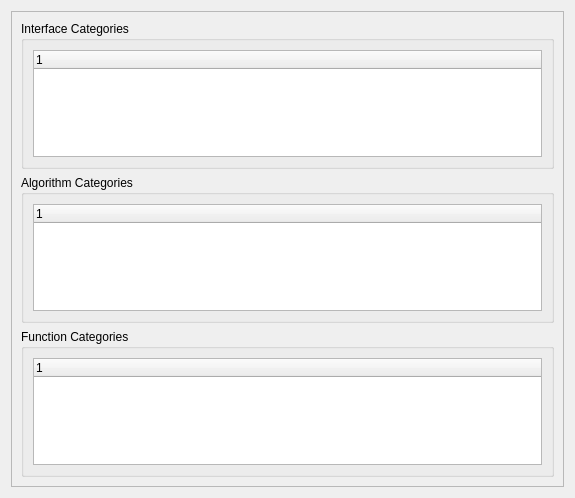
<?xml version="1.0" encoding="UTF-8"?>
<ui version="4.0">
 <class>Form</class>
 <widget class="QWidget" name="Form">
  <property name="geometry">
   <rect>
    <x>0</x>
    <y>0</y>
    <width>575</width>
    <height>498</height>
   </rect>
  </property>
  <property name="windowTitle">
   <string>Form</string>
  </property>
  <layout class="QHBoxLayout" name="horizontalLayout">
   <item>
    <widget class="QScrollArea" name="scrollArea">
     <property name="frameShape">
      <enum>QFrame::StyledPanel</enum>
     </property>
     <property name="frameShadow">
      <enum>QFrame::Sunken</enum>
     </property>
     <property name="verticalScrollBarPolicy">
      <enum>Qt::ScrollBarAsNeeded</enum>
     </property>
     <property name="widgetResizable">
      <bool>true</bool>
     </property>
     <widget class="QWidget" name="scrollAreaWidgetContents">
      <property name="geometry">
       <rect>
        <x>0</x>
        <y>0</y>
        <width>555</width>
        <height>478</height>
       </rect>
      </property>
      <property name="sizePolicy">
       <sizepolicy hsizetype="Preferred" vsizetype="Maximum">
        <horstretch>0</horstretch>
        <verstretch>0</verstretch>
       </sizepolicy>
      </property>
      <layout class="QVBoxLayout" name="verticalLayout_2">
       <item>
        <layout class="QVBoxLayout" name="verticalLayout">
         <property name="sizeConstraint">
          <enum>QLayout::SetMaximumSize</enum>
         </property>
         <item>
          <widget class="QGroupBox" name="interfaceCategories">
           <property name="sizePolicy">
            <sizepolicy hsizetype="Preferred" vsizetype="Maximum">
             <horstretch>0</horstretch>
             <verstretch>0</verstretch>
            </sizepolicy>
           </property>
           <property name="title">
            <string>Interface Categories</string>
           </property>
           <layout class="QVBoxLayout" name="verticalLayout_8">
            <property name="sizeConstraint">
             <enum>QLayout::SetMinimumSize</enum>
            </property>
            <property name="leftMargin">
             <number>9</number>
            </property>
            <property name="topMargin">
             <number>9</number>
            </property>
            <property name="bottomMargin">
             <number>9</number>
            </property>
            <item>
             <widget class="QTreeWidget" name="interface_tree_widget"/>
            </item>
           </layout>
          </widget>
         </item>
         <item>
          <widget class="QGroupBox" name="algorithmCategories">
           <property name="sizePolicy">
            <sizepolicy hsizetype="Preferred" vsizetype="Maximum">
             <horstretch>0</horstretch>
             <verstretch>0</verstretch>
            </sizepolicy>
           </property>
           <property name="title">
            <string>Algorithm Categories</string>
           </property>
           <layout class="QVBoxLayout" name="verticalLayout_6">
            <property name="sizeConstraint">
             <enum>QLayout::SetMinimumSize</enum>
            </property>
            <property name="leftMargin">
             <number>9</number>
            </property>
            <property name="topMargin">
             <number>9</number>
            </property>
            <property name="bottomMargin">
             <number>9</number>
            </property>
            <item>
             <widget class="QTreeWidget" name="algorithm_tree_widget"/>
            </item>
           </layout>
          </widget>
         </item>
         <item>
          <widget class="QGroupBox" name="functionCategories">
           <property name="sizePolicy">
            <sizepolicy hsizetype="Preferred" vsizetype="Maximum">
             <horstretch>0</horstretch>
             <verstretch>0</verstretch>
            </sizepolicy>
           </property>
           <property name="title">
            <string>Function Categories</string>
           </property>
           <layout class="QVBoxLayout" name="verticalLayout_7">
            <property name="sizeConstraint">
             <enum>QLayout::SetMinimumSize</enum>
            </property>
            <property name="leftMargin">
             <number>9</number>
            </property>
            <property name="topMargin">
             <number>9</number>
            </property>
            <property name="bottomMargin">
             <number>9</number>
            </property>
            <item>
             <widget class="QTreeWidget" name="function_tree_widget"/>
            </item>
           </layout>
          </widget>
         </item>
        </layout>
       </item>
      </layout>
     </widget>
    </widget>
   </item>
  </layout>
 </widget>
 <resources/>
 <connections/>
</ui>
